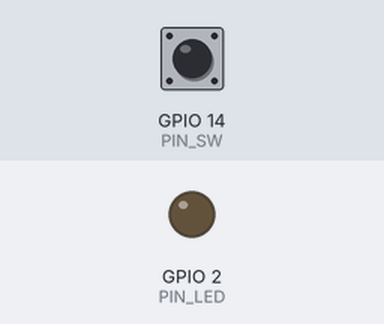
A sketch run on a simulated ESP32. On the bench: output pins drawn as LEDs (lit = HIGH). Inputs (shaded band) come from the test bench; at power-on: GPIO 14 (PIN_SW) LOW. WiFi joins after 1.5 s; servers stay silent unless stated. At 1.6 s the program puts the board to deep sleep or switches it off; the recording ends there.

Above: at 0.01 s.
At 1.0 s:
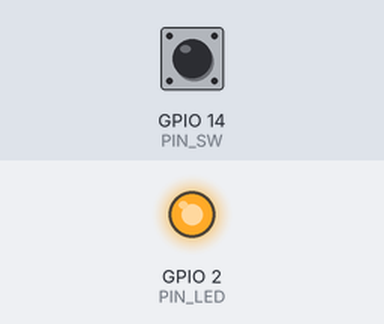
Timing chart, 0 to 1.6 s (numbered marks = the images above):
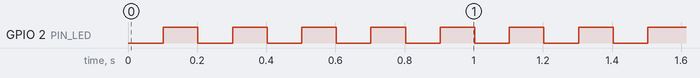

The sketch:

esp32_14_pir_deep.ino
```cpp
// (licence header left out)
#include <WiFi.h>                           // ESP32用WiFiライブラリ
#include <WiFiUdp.h>                        // UDP通信を行うライブラリ
#include "esp_sleep.h"                      // ESP32用Deep Sleep ライブラリ
#define PIN_LED 2                           // IO 2にLEDを接続
#define PIN_SW 14                           // IO 14にスイッチを接続
#define SSID "1234ABCD"                     // 無線LANアクセスポイントのSSID
#define PASS "password"                     // パスワード
#define SENDTO "192.168.0.255"              // 送信先のIPアドレス
#define PORT 1024                           // 受信ポート番号
#define SLEEP_P 3550ul*1000000ul            // スリープ時間 3550秒(約60分)
#define DEVICE "pir_s_1,"                   // デバイス名(5文字+"_"+番号+",")
boolean pir;                                // 人感センサ値

void setup(){                               // 起動時に一度だけ実行する関数
    pinMode(PIN_LED,OUTPUT);                // LEDを接続したポートを出力に
    pinMode(PIN_SW,INPUT);                  // センサを接続したポートを入力に
    pir=digitalRead(PIN_SW);                // 人感センサの状態を取得
    WiFi.mode(WIFI_STA);                    // 無線LANをSTAモードに設定
    WiFi.begin(SSID,PASS);                  // 無線LANアクセスポイントへ接続
    while(WiFi.status() != WL_CONNECTED){   // 接続に成功するまで待つ
        digitalWrite(PIN_LED,LOW);          // LEDの消灯
        delay(100);                         // 待ち時間
        digitalWrite(PIN_LED,HIGH);         // LEDの点灯
        delay(100);                         // 待ち時間
        if(millis() > 30000) sleep();       // 30000ms(30秒)を過ぎたらスリープ
    }
}

void loop(){                                // 繰り返し実行する関数
    WiFiUDP udp;                            // UDP通信用のインスタンスを定義
    udp.beginPacket(SENDTO, PORT);          // UDP送信先を設定
    udp.print(DEVICE);                      // デバイス名を送信
    udp.print(!pir);                        // 起動直後のセンサ状態を送信
    udp.print(", ");                        // 「,」カンマと「␣」を送信
    pir=digitalRead(PIN_SW);                // 人感センサの状態を取得
    udp.println(!pir);                      // 現在のセンサの状態を送信
    udp.endPacket();                        // UDP送信の終了(実際に送信する)
    delay(10);                              // 送信待ち時間
    sleep();                                // sleepを実行
}

void sleep(){
    esp_deep_sleep(SLEEP_P);                // Deep Sleepモードへ移行
}
```
